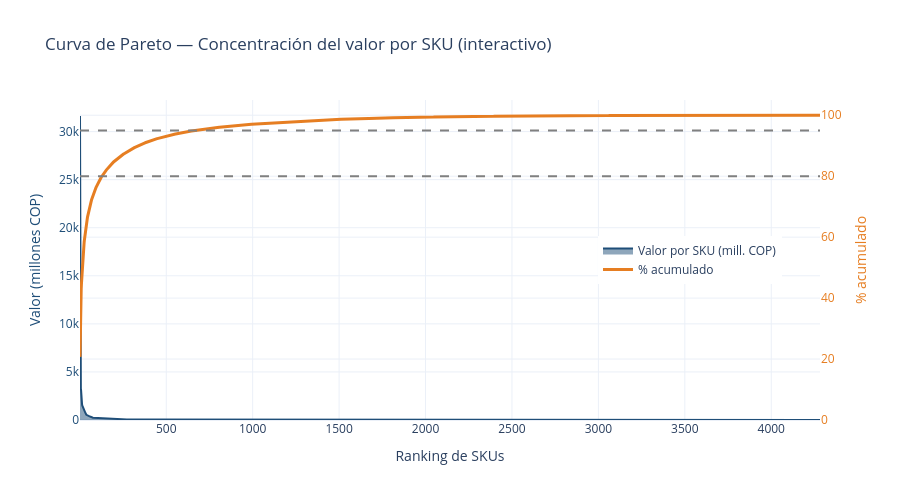

The cell this chart's notebook holds for it:
### Markdown cell above
### 4.2 Curva de Pareto interactiva (plotly)

Versión interactiva para usar en la sustentación. Permite hacer hover y zoom.

### Code cell
# Pareto interactivo con plotly
fig = go.Figure()

fig.add_trace(go.Scatter(
    x=x, y=valor_por_sku.values / 1_000_000,
    name="Valor por SKU (mill. COP)",
    fill="tozeroy",
    line=dict(color=COLOR_PRIMARIO),
    yaxis="y1",
    hovertemplate="<b>SKU ranking:</b> %{x}<br><b>Valor:</b> %{y:.2f} mill. COP<extra></extra>",
))

fig.add_trace(go.Scatter(
    x=x, y=pct_acumulado,
    name="% acumulado",
    line=dict(color=COLOR_SECUNDARIO, width=3),
    yaxis="y2",
    hovertemplate="<b>SKU ranking:</b> %{x}<br><b>Acumulado:</b> %{y:.2f}%<extra></extra>",
))

fig.update_layout(
    title="Curva de Pareto — Concentración del valor por SKU (interactivo)",
    xaxis=dict(title="Ranking de SKUs"),
    yaxis=dict(title="Valor (millones COP)", color=COLOR_PRIMARIO),
    yaxis2=dict(title="% acumulado", color=COLOR_SECUNDARIO,
                overlaying="y", side="right", range=[0, 105]),
    hovermode="x unified",
    template="plotly_white",
    height=500,
    legend=dict(x=0.7, y=0.5),
)

fig.add_hline(y=80, line_dash="dash", line_color="gray", yref="y2")
fig.add_hline(y=95, line_dash="dash", line_color="gray", yref="y2")

# Guardar como HTML interactivo
out_html = FIG_DIR / "10_pareto_interactivo.html"
fig.write_html(out_html)
print(f"  Guardado: {out_html.relative_to(ROOT)}")
fig.show()

### Figure 1 — Plotly figure (JSON) as saved in the notebook; plotly's stock layout.template omitted (floating-point values rounded to 4 significant figures; data arrays with more than 128 entries replaced by an {"elided": "..."} marker saying what was removed)
{"data": [{"fill": "tozeroy", "hovertemplate": "<b>SKU ranking:</b> %{x}<br><b>Valor:</b> %{y:.2f} mill. COP<extra></extra>", "line": {"color": "#1F4E78"}, "name": "Valor por SKU (mill. COP)", "x": {"elided": "4282 int values"}, "y": {"elided": "4282 float values"}, "yaxis": "y", "type": "scatter"}, {"hovertemplate": "<b>SKU ranking:</b> %{x}<br><b>Acumulado:</b> %{y:.2f}%<extra></extra>", "line": {"color": "#E67E22", "width": 3}, "name": "% acumulado", "x": {"elided": "4282 int values"}, "y": {"elided": "4282 float values"}, "yaxis": "y2", "type": "scatter"}], "layout": {"yaxis": {"title": {"text": "Valor (millones COP)"}, "color": "#1F4E78"}, "yaxis2": {"title": {"text": "% acumulado"}, "color": "#E67E22", "overlaying": "y", "side": "right", "range": [0, 105]}, "legend": {"x": 0.7, "y": 0.5}, "title": {"text": "Curva de Pareto — Concentración del valor por SKU (interactivo)"}, "xaxis": {"title": {"text": "Ranking de SKUs"}}, "hovermode": "x unified", "height": 500, "shapes": [{"line": {"color": "gray", "dash": "dash"}, "type": "line", "x0": 0, "x1": 1, "xref": "x domain", "y0": 80, "y1": 80, "yref": "y2"}, {"line": {"color": "gray", "dash": "dash"}, "type": "line", "x0": 0, "x1": 1, "xref": "x domain", "y0": 95, "y1": 95, "yref": "y2"}]}}
